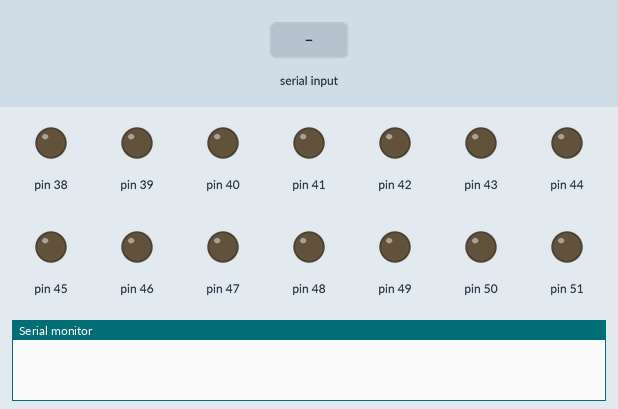
This sketch was run on a simulated Arduino Mega 2560, built with avr-gcc and run on an emulated ATmega2560. Shown: output pins drawn as LEDs (lit = HIGH), the last lines printed to the serial monitor. Inputs (shaded band) come from the test bench.

Above: at 1.2 s.
1.3 s: "A0" received over Serial
At 1.6 s:
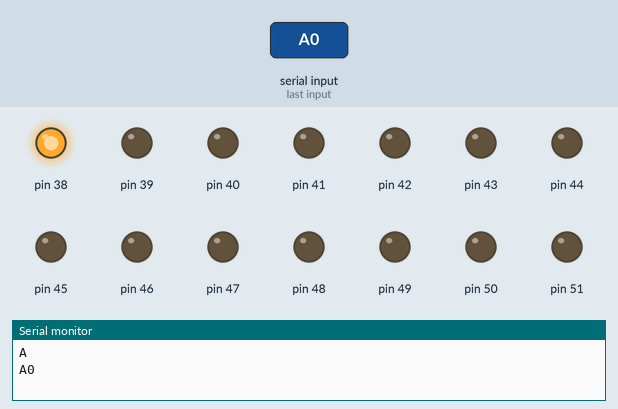
2.8 s: "B0" received over Serial
At 3.9 s:
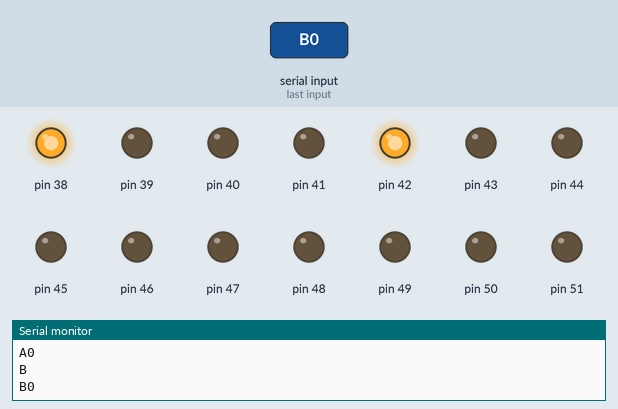
4.3 s: "A1" received over Serial
At 5.1 s:
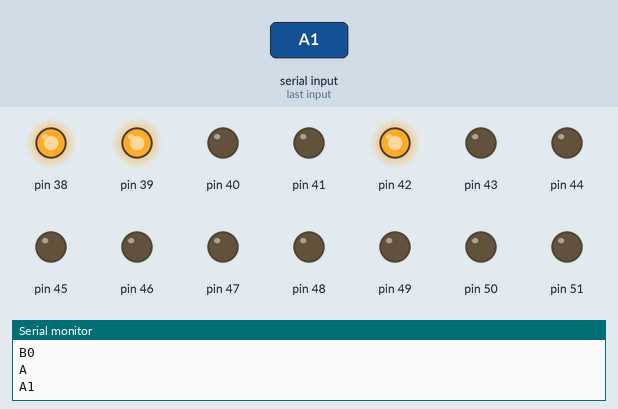
5.8 s: "A2" received over Serial
At 6.2 s:
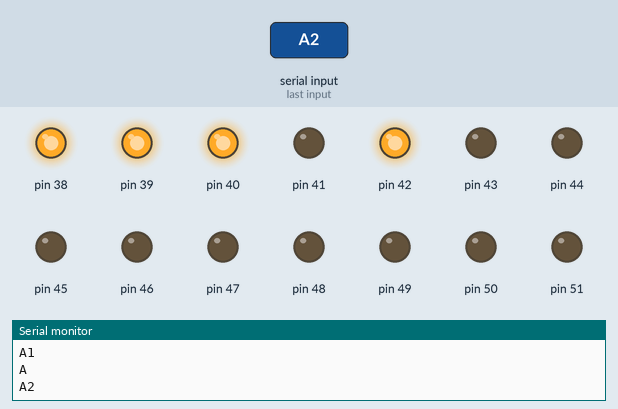
7.3 s: "A3" received over Serial
At 8.5 s:
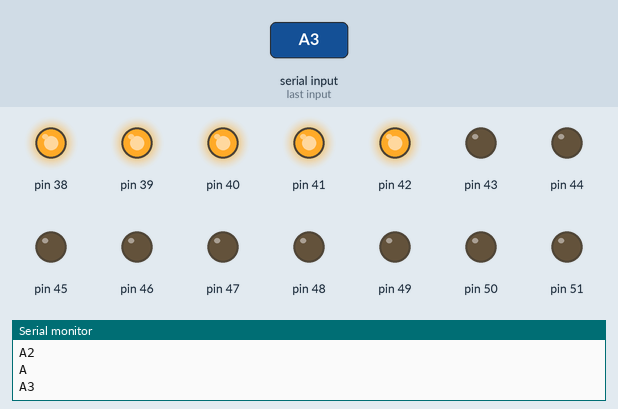
8.8 s: "B1" received over Serial
At 9.7 s:
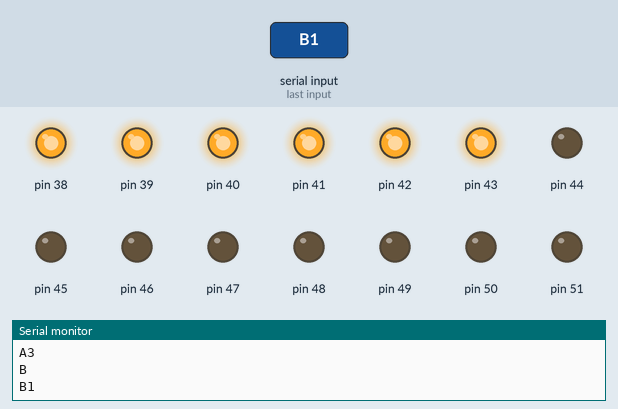
Timing chart, 0 to 11.3 s (numbered marks = the images above; inputs shaded):
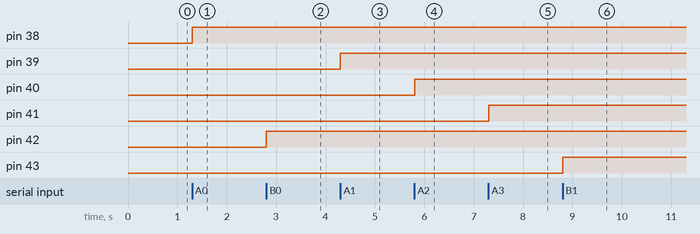

The sketch:

SWITCH4x4Series.ino
```cpp
//Interface of the Python program to the quad switch via the arduino
int incomingByte = 0;
String incomingWord = "";

void setup() {
  Serial.begin(9600);
  pinMode(38, OUTPUT);
  pinMode(39, OUTPUT);
  pinMode(40, OUTPUT);
  pinMode(41, OUTPUT);
  pinMode(42, OUTPUT);
  pinMode(43, OUTPUT);
  pinMode(44, OUTPUT);
  pinMode(45, OUTPUT);
  pinMode(46, OUTPUT);
  pinMode(47, OUTPUT);
  pinMode(48, OUTPUT);
  pinMode(49, OUTPUT);
  pinMode(50, OUTPUT);
  pinMode(51, OUTPUT);
  pinMode(52, OUTPUT);
  pinMode(53, OUTPUT);
  digitalWrite(38, LOW);
  digitalWrite(39, LOW);
  digitalWrite(40, LOW);
  digitalWrite(41, LOW);
  digitalWrite(42, LOW);
  digitalWrite(43, LOW);
  digitalWrite(44, LOW);
  digitalWrite(45, LOW);
  digitalWrite(46, LOW);
  digitalWrite(47, LOW);
  digitalWrite(48, LOW);
  digitalWrite(49, LOW);
  digitalWrite(50, LOW);
  digitalWrite(51, LOW);
  digitalWrite(52, LOW);
  digitalWrite(53, LOW);
  digitalWrite(6, LOW);
}

// the loop function runs over and over again forever
void loop() {
  if (Serial.available() > 0) {

    incomingByte = Serial.read();
    incomingWord += char(incomingByte);
    Serial.println(incomingWord);
  }
  if(incomingWord == "Z"){
    digitalWrite(38, LOW);
    digitalWrite(39, LOW);
    digitalWrite(40, LOW);
    digitalWrite(41, LOW);
    digitalWrite(42, LOW);
    digitalWrite(43, LOW);
    digitalWrite(44, LOW);
    digitalWrite(45, LOW);
    digitalWrite(46, LOW);
    digitalWrite(47, LOW);
    digitalWrite(48, LOW);
    digitalWrite(49, LOW);
    digitalWrite(50, LOW);
    digitalWrite(51, LOW);
    digitalWrite(52, LOW);
    digitalWrite(53, LOW);
    incomingWord = "";
  }

  if(incomingWord == "A0"){
      digitalWrite(38, HIGH);
      incomingWord = "";
  } else if(incomingWord == "A1"){
      digitalWrite(39, HIGH);
      incomingWord = "";
  } else if(incomingWord == "A2"){
      digitalWrite(40, HIGH);
      incomingWord = "";
  } else if(incomingWord == "A3"){
      digitalWrite(41, HIGH);
      incomingWord = "";
  } else if(incomingWord == "B0"){
      digitalWrite(42, HIGH);
      incomingWord = "";
  } else if(incomingWord == "B1"){
      digitalWrite(43, HIGH);
      incomingWord = "";
  } else if(incomingWord == "B2"){
      digitalWrite(44, HIGH);
      incomingWord = "";
  } else if(incomingWord == "B3"){
      digitalWrite(45, HIGH);
      incomingWord = "";
  } else if(incomingWord == "C0"){
      digitalWrite(46, HIGH);
      incomingWord = "";
  } else if(incomingWord == "C1"){
      digitalWrite(47, HIGH);
      incomingWord = "";
  } else if(incomingWord == "C2"){
      digitalWrite(48, HIGH);
      incomingWord = "";
  } else if(incomingWord == "C3"){
      digitalWrite(49, HIGH);
      incomingWord = "";
  } else if(incomingWord == "D0"){
      digitalWrite(50, HIGH);
      incomingWord = "";
  } else if(incomingWord == "D1"){
      digitalWrite(51, HIGH);
      incomingWord = "";
  } else if(incomingWord == "D2"){
      digitalWrite(52, HIGH);
      incomingWord = "";
  } else if(incomingWord == "D3"){
      digitalWrite(53, HIGH);
      incomingWord = "";
  }
}
```

Measured:
- after the input at 1.3 s, pin 38: LOW → HIGH at once
- after the input at 2.8 s, pin 42: LOW → HIGH at once
- after the input at 4.3 s, pin 39: LOW → HIGH at once
- after the input at 5.8 s, pin 40: LOW → HIGH at once
- after the input at 7.3 s, pin 41: LOW → HIGH at once
- after the input at 8.8 s, pin 43: LOW → HIGH at once
